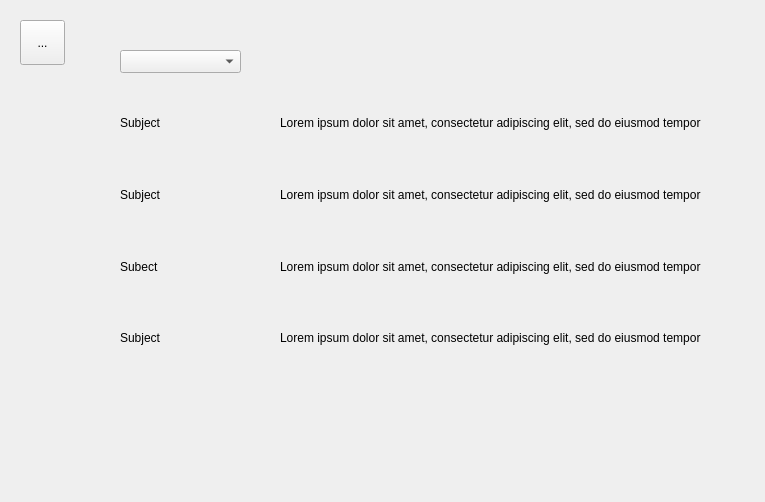
<?xml version="1.0" encoding="UTF-8"?>
<ui version="4.0">
 <class>MessagesForm</class>
 <widget class="QWidget" name="MessagesForm">
  <property name="geometry">
   <rect>
    <x>0</x>
    <y>0</y>
    <width>765</width>
    <height>502</height>
   </rect>
  </property>
  <property name="windowTitle">
   <string>Form</string>
  </property>
  <widget class="QToolButton" name="menuButton">
   <property name="geometry">
    <rect>
     <x>20</x>
     <y>20</y>
     <width>45</width>
     <height>45</height>
    </rect>
   </property>
   <property name="text">
    <string>...</string>
   </property>
  </widget>
  <widget class="QWidget" name="gridLayoutWidget">
   <property name="geometry">
    <rect>
     <x>120</x>
     <y>90</y>
     <width>161</width>
     <height>281</height>
    </rect>
   </property>
   <layout class="QGridLayout" name="gridLayout">
    <item row="5" column="0">
     <widget class="QLabel" name="label_2">
      <property name="text">
       <string>Subject</string>
      </property>
     </widget>
    </item>
    <item row="3" column="0">
     <widget class="QLabel" name="label_4">
      <property name="text">
       <string>Subject</string>
      </property>
     </widget>
    </item>
    <item row="2" column="0">
     <widget class="QLabel" name="label_3">
      <property name="text">
       <string>Subject</string>
      </property>
     </widget>
    </item>
    <item row="4" column="0">
     <widget class="QLabel" name="label">
      <property name="text">
       <string>Subect</string>
      </property>
     </widget>
    </item>
   </layout>
  </widget>
  <widget class="QComboBox" name="category">
   <property name="geometry">
    <rect>
     <x>120</x>
     <y>50</y>
     <width>121</width>
     <height>23</height>
    </rect>
   </property>
  </widget>
  <widget class="QWidget" name="gridLayoutWidget_2">
   <property name="geometry">
    <rect>
     <x>280</x>
     <y>90</y>
     <width>1596</width>
     <height>281</height>
    </rect>
   </property>
   <layout class="QGridLayout" name="gridLayout_2">
    <item row="2" column="0">
     <widget class="QLabel" name="label_7">
      <property name="text">
       <string>Lorem ipsum dolor sit amet, consectetur adipiscing elit, sed do eiusmod tempor</string>
      </property>
      <property name="wordWrap">
       <bool>true</bool>
      </property>
     </widget>
    </item>
    <item row="3" column="0">
     <widget class="QLabel" name="label_6">
      <property name="text">
       <string>Lorem ipsum dolor sit amet, consectetur adipiscing elit, sed do eiusmod tempor</string>
      </property>
      <property name="wordWrap">
       <bool>true</bool>
      </property>
     </widget>
    </item>
    <item row="6" column="0">
     <widget class="QLabel" name="label_5">
      <property name="text">
       <string>Lorem ipsum dolor sit amet, consectetur adipiscing elit, sed do eiusmod tempor</string>
      </property>
      <property name="wordWrap">
       <bool>true</bool>
      </property>
     </widget>
    </item>
    <item row="4" column="0">
     <widget class="QLabel" name="label_8">
      <property name="text">
       <string>Lorem ipsum dolor sit amet, consectetur adipiscing elit, sed do eiusmod tempor</string>
      </property>
      <property name="wordWrap">
       <bool>true</bool>
      </property>
     </widget>
    </item>
   </layout>
  </widget>
 </widget>
 <resources/>
 <connections/>
</ui>
